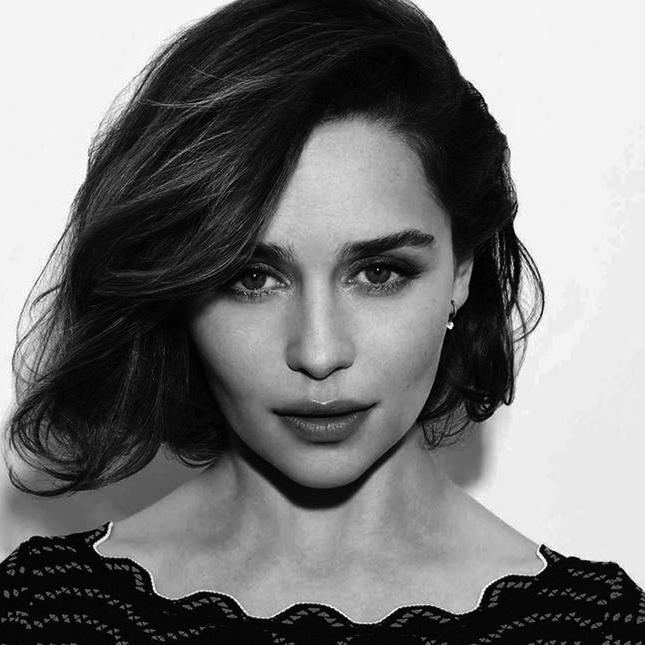
#> input picture 26/Output/Invert_1.jpg, 645 x 645 px
$ python 6.py
#> lines starting #> are read from the running program, lines starting #| are printed output that depends on the picture
import cv2

img = cv2.imread('Output/Invert_1.jpg')
#> img is the input picture: shape (645, 645, 3); min 0, max 255, mean 121.2
img = cv2.cvtColor(img , cv2.COLOR_RGB2GRAY)
#> img: shape (645, 645)

for i in range(240):
    for j in range(140-i,240-i):
        if j >= 0:
            img[i,j] = 0
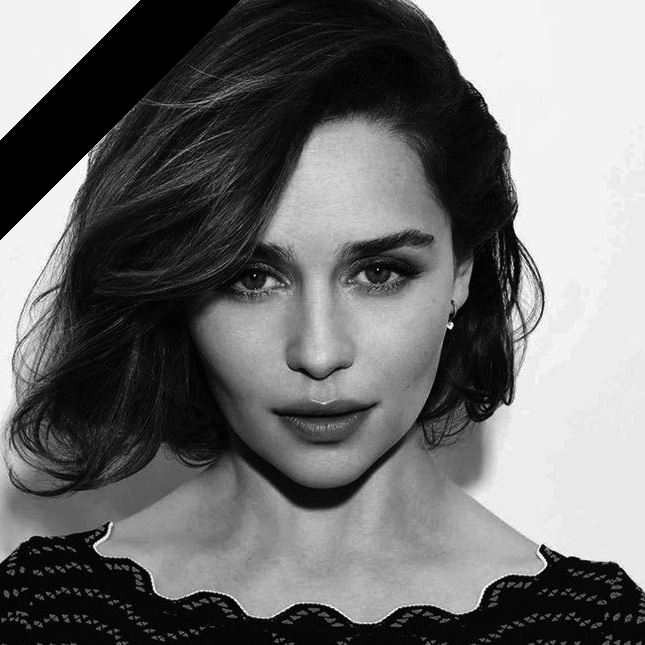
#> img: shape (645, 645); min 0, max 255, mean 111.1

cv2.imshow('',img)
cv2.waitKey()
cv2.imwrite('Output/DeathSymbol.jpg',img)
